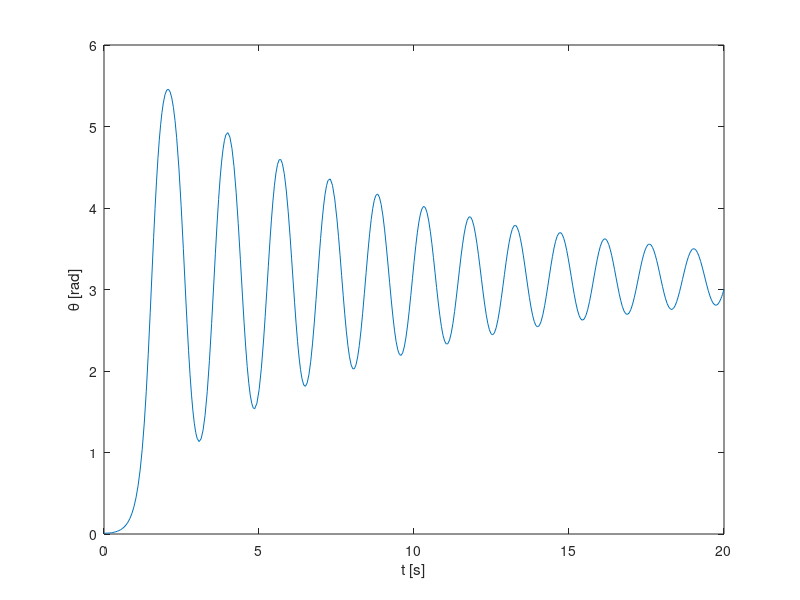

The MATLAB source for this figure: (Note: this script raises an error after producing the figure.)
%% Parameters (same values as pendulum_script.m)
m = 1.0;  l = 0.5;  b = 0.05;  g = 9.81;
J = m*l^2;
u = 0;                                   % no torque in this experiment

%% Dynamics  f(x,u)   with x(1) = theta, x(2) = thetadot
f = @(t, x) [ x(2);
    (m*g*l*sin(x(1)) - b*x(2) + u) / J ];

%% Simulate
tspan = [0 20];
x0    = [0.01; 0];                       % small perturbation from upright
[t, x] = ode45(f, tspan, x0);

%% Plot
plot(t, x(:,1)); xlabel('t [s]'); ylabel('\theta [rad]');
yline(pi, '--'); yline(-pi, '--');       % hanging-down positions
